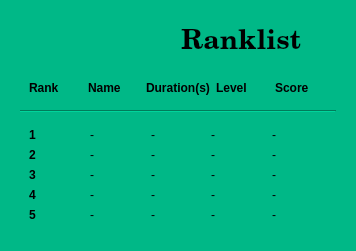
<?xml version="1.0" encoding="UTF-8"?>
<ui version="4.0">
 <class>ranklistForm</class>
 <widget class="QWidget" name="ranklistForm">
  <property name="geometry">
   <rect>
    <x>0</x>
    <y>0</y>
    <width>356</width>
    <height>221</height>
   </rect>
  </property>
  <property name="windowTitle">
   <string>Form</string>
  </property>
  <property name="styleSheet">
   <string notr="true">background-color: rgb(0, 184, 135);</string>
  </property>
  <layout class="QGridLayout" name="gridLayout_3">
   <item row="0" column="0">
    <widget class="QWidget" name="widget_Main" native="true">
     <layout class="QVBoxLayout" name="verticalLayout">
      <item>
       <widget class="QWidget" name="widget_Title" native="true">
        <property name="maximumSize">
         <size>
          <width>16777215</width>
          <height>100</height>
         </size>
        </property>
        <layout class="QHBoxLayout" name="horizontalLayout_3">
         <item>
          <widget class="QLabel" name="label">
           <property name="text">
            <string/>
           </property>
          </widget>
         </item>
         <item>
          <widget class="QLabel" name="label_2">
           <property name="font">
            <font>
             <family>Century Schoolbook L</family>
             <pointsize>20</pointsize>
             <weight>75</weight>
             <bold>true</bold>
            </font>
           </property>
           <property name="text">
            <string>Ranklist</string>
           </property>
          </widget>
         </item>
        </layout>
       </widget>
      </item>
      <item>
       <spacer name="verticalSpacer">
        <property name="orientation">
         <enum>Qt::Vertical</enum>
        </property>
        <property name="sizeHint" stdset="0">
         <size>
          <width>20</width>
          <height>40</height>
         </size>
        </property>
       </spacer>
      </item>
      <item>
       <widget class="QWidget" name="widget_TableHead" native="true">
        <layout class="QHBoxLayout" name="horizontalLayout">
         <item>
          <widget class="QLabel" name="label_3">
           <property name="font">
            <font>
             <weight>75</weight>
             <italic>false</italic>
             <bold>true</bold>
             <underline>false</underline>
             <strikeout>false</strikeout>
            </font>
           </property>
           <property name="text">
            <string>Rank</string>
           </property>
          </widget>
         </item>
         <item>
          <widget class="QLabel" name="label_4">
           <property name="font">
            <font>
             <weight>75</weight>
             <bold>true</bold>
            </font>
           </property>
           <property name="text">
            <string>Name</string>
           </property>
          </widget>
         </item>
         <item>
          <widget class="QLabel" name="label_5">
           <property name="font">
            <font>
             <weight>75</weight>
             <bold>true</bold>
            </font>
           </property>
           <property name="text">
            <string>Duration(s)</string>
           </property>
          </widget>
         </item>
         <item>
          <widget class="QLabel" name="label_6">
           <property name="font">
            <font>
             <weight>75</weight>
             <bold>true</bold>
            </font>
           </property>
           <property name="text">
            <string>Level</string>
           </property>
          </widget>
         </item>
         <item>
          <widget class="QLabel" name="label_32">
           <property name="font">
            <font>
             <weight>75</weight>
             <bold>true</bold>
            </font>
           </property>
           <property name="text">
            <string>Score</string>
           </property>
          </widget>
         </item>
        </layout>
       </widget>
      </item>
      <item>
       <widget class="Line" name="line">
        <property name="orientation">
         <enum>Qt::Horizontal</enum>
        </property>
       </widget>
      </item>
      <item>
       <widget class="QWidget" name="widget_TableBody" native="true">
        <layout class="QGridLayout" name="gridLayout">
         <item row="0" column="0">
          <widget class="QLabel" name="rank_0">
           <property name="font">
            <font>
             <weight>75</weight>
             <bold>true</bold>
            </font>
           </property>
           <property name="text">
            <string>1</string>
           </property>
          </widget>
         </item>
         <item row="0" column="1">
          <widget class="QLabel" name="name_0">
           <property name="text">
            <string>-</string>
           </property>
          </widget>
         </item>
         <item row="0" column="2">
          <widget class="QLabel" name="dura_0">
           <property name="text">
            <string>-</string>
           </property>
          </widget>
         </item>
         <item row="0" column="3">
          <widget class="QLabel" name="level_0">
           <property name="text">
            <string>-</string>
           </property>
          </widget>
         </item>
         <item row="0" column="4">
          <widget class="QLabel" name="score_0">
           <property name="text">
            <string>-</string>
           </property>
          </widget>
         </item>
         <item row="1" column="0">
          <widget class="QLabel" name="rank_1">
           <property name="font">
            <font>
             <weight>75</weight>
             <bold>true</bold>
            </font>
           </property>
           <property name="text">
            <string>2</string>
           </property>
          </widget>
         </item>
         <item row="1" column="1">
          <widget class="QLabel" name="name_1">
           <property name="text">
            <string>-</string>
           </property>
          </widget>
         </item>
         <item row="1" column="2">
          <widget class="QLabel" name="dura_1">
           <property name="text">
            <string>-</string>
           </property>
          </widget>
         </item>
         <item row="1" column="3">
          <widget class="QLabel" name="level_1">
           <property name="text">
            <string>-</string>
           </property>
          </widget>
         </item>
         <item row="1" column="4">
          <widget class="QLabel" name="score_1">
           <property name="text">
            <string>-</string>
           </property>
          </widget>
         </item>
         <item row="2" column="0">
          <widget class="QLabel" name="rank_2">
           <property name="font">
            <font>
             <weight>75</weight>
             <bold>true</bold>
            </font>
           </property>
           <property name="text">
            <string>3</string>
           </property>
          </widget>
         </item>
         <item row="2" column="1">
          <widget class="QLabel" name="name_2">
           <property name="text">
            <string>-</string>
           </property>
          </widget>
         </item>
         <item row="2" column="2">
          <widget class="QLabel" name="dura_2">
           <property name="text">
            <string>-</string>
           </property>
          </widget>
         </item>
         <item row="2" column="3">
          <widget class="QLabel" name="level_2">
           <property name="text">
            <string>-</string>
           </property>
          </widget>
         </item>
         <item row="2" column="4">
          <widget class="QLabel" name="score_2">
           <property name="text">
            <string>-</string>
           </property>
          </widget>
         </item>
         <item row="3" column="0">
          <widget class="QLabel" name="rank_3">
           <property name="font">
            <font>
             <weight>75</weight>
             <bold>true</bold>
            </font>
           </property>
           <property name="text">
            <string>4</string>
           </property>
          </widget>
         </item>
         <item row="3" column="1">
          <widget class="QLabel" name="name_3">
           <property name="text">
            <string>-</string>
           </property>
          </widget>
         </item>
         <item row="3" column="2">
          <widget class="QLabel" name="dura_3">
           <property name="text">
            <string>-</string>
           </property>
          </widget>
         </item>
         <item row="3" column="3">
          <widget class="QLabel" name="level_3">
           <property name="text">
            <string>-</string>
           </property>
          </widget>
         </item>
         <item row="3" column="4">
          <widget class="QLabel" name="score_3">
           <property name="text">
            <string>-</string>
           </property>
          </widget>
         </item>
         <item row="4" column="0">
          <widget class="QLabel" name="rank_4">
           <property name="font">
            <font>
             <weight>75</weight>
             <bold>true</bold>
            </font>
           </property>
           <property name="text">
            <string>5</string>
           </property>
          </widget>
         </item>
         <item row="4" column="1">
          <widget class="QLabel" name="name_4">
           <property name="text">
            <string>-</string>
           </property>
          </widget>
         </item>
         <item row="4" column="2">
          <widget class="QLabel" name="dura_4">
           <property name="text">
            <string>-</string>
           </property>
          </widget>
         </item>
         <item row="4" column="3">
          <widget class="QLabel" name="level_4">
           <property name="text">
            <string>-</string>
           </property>
          </widget>
         </item>
         <item row="4" column="4">
          <widget class="QLabel" name="score_4">
           <property name="text">
            <string>-</string>
           </property>
          </widget>
         </item>
        </layout>
       </widget>
      </item>
      <item>
       <spacer name="verticalSpacer_2">
        <property name="orientation">
         <enum>Qt::Vertical</enum>
        </property>
        <property name="sizeHint" stdset="0">
         <size>
          <width>20</width>
          <height>40</height>
         </size>
        </property>
       </spacer>
      </item>
     </layout>
    </widget>
   </item>
  </layout>
 </widget>
 <resources/>
 <connections/>
</ui>
